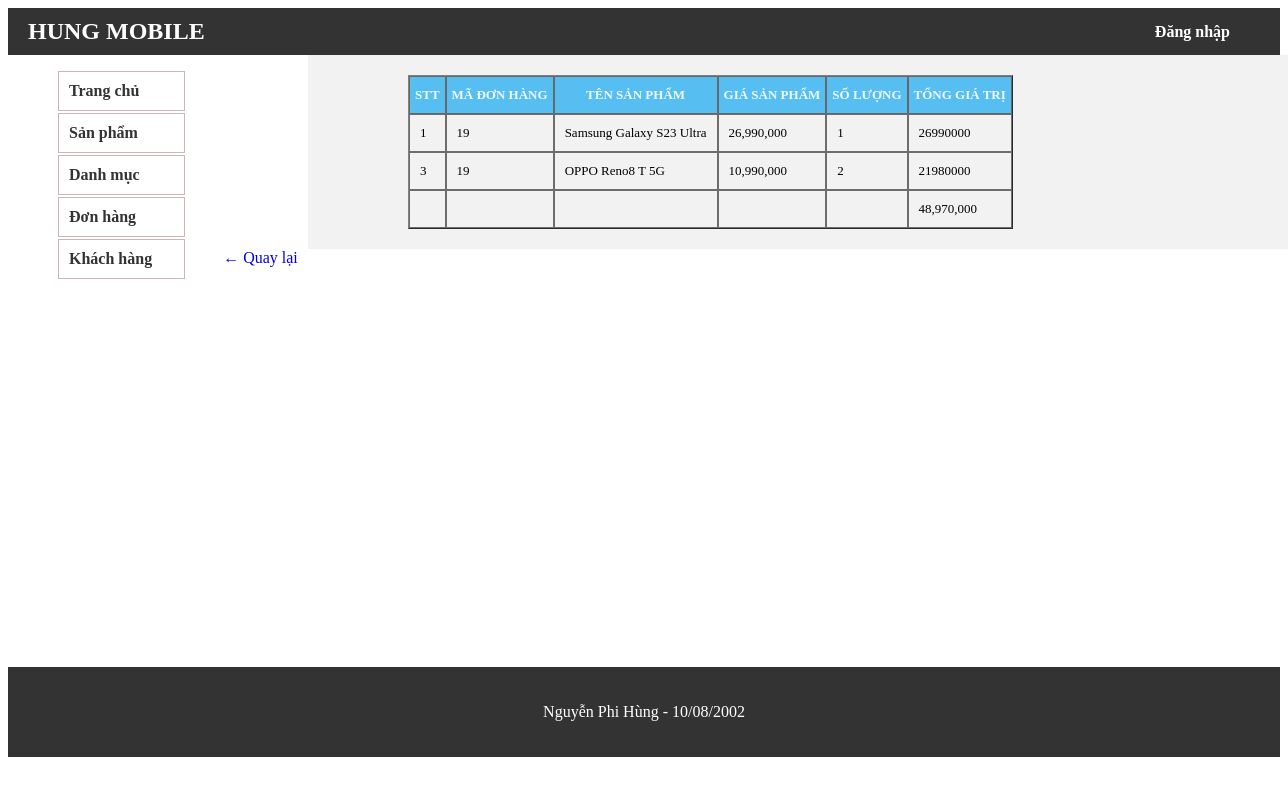
The page /xemchitietdonhang.php?iddh=19 on the database its author committed.
### tables this page shows
CREATE TABLE `chi_tiet_don_hang` (
  `order_id` int(10) UNSIGNED NOT NULL COMMENT 'Mã đơn hàng',
  `product_name` varchar(255) NOT NULL COMMENT 'Tên sản phẩm',
  `price` decimal(10,0) NOT NULL COMMENT 'Giá sản phẩm',
  `quantity` int(10) UNSIGNED NOT NULL DEFAULT 0 COMMENT 'Số lượng sản phẩm',
  `total_amount` decimal(10,0) NOT NULL COMMENT 'Tổng giá trị',
  `customer_id` int(10) UNSIGNED NOT NULL COMMENT 'Mã khách hàng',
  `product_id` int(10) UNSIGNED NOT NULL COMMENT 'Mã sản phẩm'
);

### xemchitietdonhang.php (the view, shortened to what this page needs)
<!DOCTYPE html>
<html lang="en">
  <head>
    <link rel="stylesheet" href="admin.css">
  </head>
  <body>
  <div class="header">
    <div class="logo">HUNG MOBILE</div>
    <div class="user-info">
        <?php
        if(isset($_SESSION['username'])) {
            echo "<a href='thoat.php' >Đăng xuất</a>";
            echo "<p>Chào mừng,<br>" . $_SESSION['username'] . "</p>";
        }
        else{
            echo  "<a href='dangnhap.php'>Đăng nhập</a>";
        }
        ?>
    </div>
    </div>
    <header>
      <nav>
        <ul class="nav-links">
          <li>
            <div class = "menu">
                <a href="indexadmin.php">Trang chủ</a>
            </div>
            </li>
          <li><div  class = "menu">
                <a href="quanlysanpham.php">Sản phẩm</a>
            </div></li>
          <li><div  class = "menu">
                <a href="quanlydanhmuc.php">Danh mục</a>
            </div></li>
          <li><div  class = "menu" >
                <a href="quanlydonhang.php">Đơn hàng</a>
            </div></li>
          <li><div  class = "menu">
                <a href="quanlykhachhang.php">Khách hàng</a>
            </div></li>
        </ul>
      </nav>
    </header>
    <section class="hero">
      <div class="hero-text">
      <?php
  $conn = mysqli_connect("localhost","root","","hung_mobile");
				$sql = "SELECT * FROM `chi_tiet_don_hang` where order_id = ".$_GET['iddh']."";
				$result = mysqli_query($conn, $sql);
    ?>
    <table class="bangchinh" border="1" align = "center" cellspacing = "0" width = "100%" >
        <tr>
            <th>STT</th>
            <th>MÃ ĐƠN HÀNG</th>
            <th>TÊN SẢN PHẨM</th>
            <th>GIÁ SẢN PHẨM</th>
            <th>SỐ LƯỢNG</th>
            <th>TỔNG GIÁ TRỊ</th>
        </tr>
 <?php
         $tongs=0;
         $index = 0;
        while($row = mysqli_fetch_assoc($result)) {
            $index++;
            $ma = $row['order_id'];
            $ten = $row['product_name'];
            $gia = $row['price'];
            $soluong = $row['quantity'];
            $tong = $row['total_amount'];
            $tongs += $row['total_amount'];
    ?>
       <tr>
        <td>
            <?php
                echo  $index++;
            ?>
        </td>
        <td>
            <?php
                echo    $ma;
            ?>
        </td>
        <td>
        <?php
                echo   $ten;
            ?>
        </td>
        <td>
    <?php
        echo  number_format($gia, 0, ",", ",");
    ?>
</td>
        <td>
            <?php
                echo   $soluong
           ?>
        </td>
        <td>
            <?php
                echo $tong;
           ?>
           </td>
        </tr>
        <?php
        }
?>
     <tr>
            <td></td>
            <td></td>
            <td></td>
            <td></td>
            <td></td>
            <td><?php echo  number_format($tongs, 0, ",", ",")?></td>
        </tr>
    </table>
      </div>
    </section>
    <a style = "  text-decoration: none;" href="javascript:history.back()">&#8592; Quay lại</a>
    <footer style="margin-top:400px">
      <p> Nguyễn Phi Hùng - 10/08/2002</p>
    </footer>
  </body>
</html>

### admin.css (style rules this page uses)
nav { float: left; margin-right: 50px; }
.nav-links li { margin: 0 10px; list-style: none; }
.nav-links li a { color: #333; font-weight: bold; text-decoration: none; transition: color 0.3s ease; }
.hero { margin-left: 300px; background-color: #f2f2f2; padding: 20px 100px; display: flex; align-items: center; width: 65%; }
.hero-text { margin-right: 50px; }
.menu { width: 100%; padding: 10px; margin: 2px 0; border: rgb(203, 182, 182) solid 1px; }
footer { background-color: #333; color: #fff; padding: 20px; text-align: center; }
th { background-color: rgb(87, 190, 242); color: aliceblue; text-transform: uppercase; }
.bangchinh th { padding: 10px 5px; border: 1px solid rgb(105, 102, 102); }
.bangchinh td { padding: 10px ; border: 1px solid rgb(111, 108, 108); }
.header { background-color: #333; display: flex; justify-content: space-between; align-items: center; padding: 10px 20px; }
.header .logo { font-size: 24px; font-weight: bold; color: #fff; }
.header .user-info { display: flex; justify-content: space-between; align-items: center; }
.header .user-info a { color: #fff; text-decoration: none; font-weight: bold; margin-right: 30px; font-size: 16px; }

### xemchitietdonhang.php (style rules this page uses)
td { font-size:13px; }
th { font-size:13px; }

### rows shown on the page
chi_tiet_don_hang: order "19", product_name "Samsung Galaxy S23 Ultra", price "26,990,000", quantity "1", total_amount "26990000"
chi_tiet_don_hang: order "19", product_name "OPPO Reno8 T 5G", price "10,990,000", quantity "2", total_amount "21980000"

### other values the page prints
$tongs "48,970,000"
